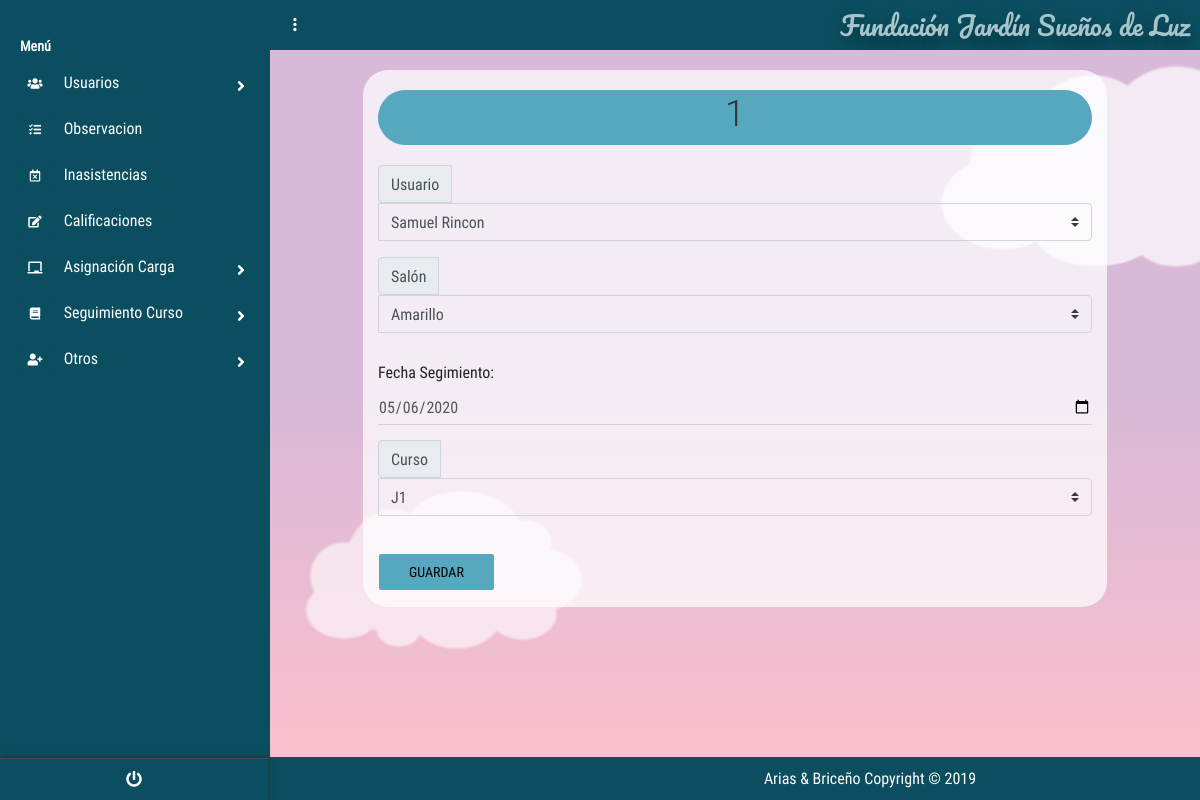
Page /?c=SeguimientoCurso&a=nuevo&id_Seguimiento=1 (signed in) on the committed database.
### tables this page shows
create table SEGUIMIENTOCURSO
(
id_Seguimiento INT PRIMARY KEY auto_increment ,
id_Usuario_FKFKF int ,
id_Curso_FK int ,
fecha_Seguimiento DATE not null,
id_Salon_FK INT 
);

create table Usuario
(
id_Usuario int PRIMARY KEY auto_increment ,
user_Usuario varchar (50) not null,
password_Usuario varchar (8) not null,
nombre_Usuario varchar (50) not null,
apellido_Usuario varchar (50) not null,
tipoDoc_Usuario varchar (50) not null,
doc_Usuario bigint not null,
estado_Usuario varchar (50) not null,
id_tipoUsuario_FK int ,
id_Especialidad_FK int 
);

create table SALON
(
id_Salon INT PRIMARY KEY auto_increment ,
nombre_Salon VARCHAR (50) not null,
ubicacion_Salon VARCHAR (50) not null
);

create table CURSO
(
id_Curso int PRIMARY KEY auto_increment ,
codigo_Curso VARCHAR (50) not null
);

### controllers/SeguimientoCursoController.php (called while the page is built, shortened)
<?php
require_once "./models/SeguimientoCursoModel.php";
class SeguimientoCursoController{
    private $mode;
    public function __CONSTRUCT(){
        $this->mode = new SeguimientoCursoModel();
    }
    public function nuevo(){
        $alm = new SeguimientoCursoModel();
        if(isset($_REQUEST['id_Seguimiento'])){
            $alm = $this->mode->Obtener($_REQUEST['id_Seguimiento']);
        }
        include_once './views/SeguimientoCurso/SeguimientoCurso.php';
    }
}

### models/Conexion.php (called while the page is built)
<?php
class Conexion{
    public static function conectar(){
        $PDO = new PDO("mysql:host=localhost;dbname=dbfundacion;charset=utf8","root","");
        $PDO->setAttribute(PDO::ATTR_ERRMODE,PDO::ERRMODE_EXCEPTION);
        return $PDO;
    }
}
?>

### models/SeguimientoCursoModel.php (called while the page is built, shortened)
<?php
class SeguimientoCursoModel{
    public $CNX;
    public function __construct(){
        try {
            $this->CNX= Conexion::conectar();
        } catch (Exception $e) {
            die($e->getMessage());
        }
    }
    public function Obtener($id_Seguimiento)
	{
		try
		{
            $query= "SELECT id_Seguimiento,
            nombre_Usuario,
            apellido_Usuario,
            id_Usuario_FKFKF,
            id_Salon_FK,
            id_Curso_FK,
            codigo_Curso,
            fecha_Seguimiento,
            nombre_Salon
            from Usuario  inner join seguimientocurso on seguimientocurso.id_Usuario_FKFKF=Usuario.id_Usuario
            inner join Salon on Salon.id_Salon=seguimientocurso.id_Salon_FK
            inner join Curso on Curso.id_Curso=seguimientocurso.id_Curso_FK
             where id_Seguimiento=?";
            $stm = $this->CNX->prepare($query);
			$stm->execute(array($id_Seguimiento));
			return $stm->fetch(PDO::FETCH_OBJ);
		} catch (Exception $e)
		{
			die($e->getMessage());
		}
	}
}

### views/SeguimientoCurso/SeguimientoCurso.php (the view, shortened to what this page needs)
<!DOCTYPE html>
<html lang="es">
    <head>
        <link
            rel='stylesheet'
            href='https://cdnjs.cloudflare.com/ajax/libs/twitter-bootstrap/4.1.1/css/bootstrap.css'>
        <link
            rel='stylesheet'
            href='https://use.fontawesome.com/releases/v5.0.13/css/all.css'>
        <link
            rel="stylesheet"
            href="<?php echo SERVERURL; ?>assets/css/menu_Lateral.css">
        <link rel="stylesheet" href="<?php echo SERVERURL; ?>assets/css/main.css">
    </head>
    <body>
        <?php include "./views/modules/navlateral.php" ?>
        <section class="full-box dashboard-contentPage">
            <?php include "./views/modules/navbar.php" ?>
            <div class="container">
                <form
                    action="?c=SeguimientoCurso&a=guardar_SeguimientoCurso"
                    method="post"
                    class="FormularioAjax"
                    data-form="save"
                    autocomplete="off"
                    enctype="multipart/form-data">
                    <div>
                        <h1 class="page-header tituloa" style="margin-top:20px">
                            <?php echo $alm->id_Seguimiento != null ? $alm->id_Seguimiento : 'Nuevo Seguimiento'; ?>
                        </h1>
                    </div>
                    <div class="input-group mb-3">
                            <div class="input-group-prepend">
                                <label class="input-group-text" for="inputGroupSelect01">Usuario</label>
                            </div>
                            <select class="custom-select selects" id="inputGroupSelect01"
                                style="background-color: #ffffff00;" name="id_Usuario_FKFKF">
                                <option selected value="<?php echo $alm->id_Usuario_FKFKF; ?>">
                                        <?php echo $alm->id_Seguimiento != null
                                        ? ($alm->nombre_Usuario.' '.$alm->apellido_Usuario)
                                        : '--Seleccione el Usuario--'; ?>
                                </option>
                            </select>
                        </div>
                        <div class="input-group mb-3">
                            <div class="input-group-prepend">
                                <label class="input-group-text" for="inputGroupSelect01">Salón</label>
                            </div>
                            <select  class="custom-select selects" id="inputGroupSelect01"
                                style="background-color: #ffffff00;" name="id_Salon_FK">
                                <option selected value="<?php echo $alm->id_Salon_FK; ?>">
                                <?php echo $alm->id_Seguimiento != null ? $alm->nombre_Salon : '--Seleccione el Salón--'; ?>
                            </option>
                            </select>
                        </div>
                                <div class="form-group">
                                        <label id="Label1" runat="server" Text="Label"> Fecha Segimiento:</label>
                                        <input value="<?php echo $alm->fecha_Seguimiento; ?>"
                                                name="fecha_Seguimiento" class="form-control"
                                                type="date" required
                                               title="ingrese la fecha" />
                                </div>
                                <div class="input-group mb-3">
                            <div class="input-group-prepend">
                                <label class="input-group-text" for="inputGroupSelect01">Curso</label>
                            </div>
                            <select  class="custom-select selects" id="inputGroupSelect01"
                                style="background-color: #ffffff00;" name="id_Curso_FK">
                                <option selected value="<?php echo $alm->id_Curso_FK; ?>">
                                <?php echo $alm->id_Seguimiento != null ? $alm->codigo_Curso : '--Seleccione el Curso--'; ?>
                            </option>
                            </select>
                        </div>
                                <div class="form-group" id="botones">
                                        <input type="submit" value="Guardar" id="Crear" class="boton btn btn-info" />
                                </div>
                </form>
            </div>
            <?php include "./views/modules/fondo_Form.php" ?>
        </section>
    </body>
</html>

### assets/css/menu_Lateral.css (style rules this page uses)
body { font-size: 0.9rem; }

### assets/css/main.css (style rules this page uses)
body, html { background-color: #0b4e5f; width: 100%; height: 100%; margin: 0; padding: 0; position: relative; font-size: 16px; font-family: 'RobotoCondensed'; overflow: hidden; }
.full-box { margin: 0; padding: 0; width: 100%; box-sizing: border-box; }
.container { background-color: rgba(255, 255, 255, 0.726); margin-top:20px; border-radius:25px; width:80%; }
.tablas,h1 { margin:20px }
h1 { text-align: center; padding: 5px; margin: 5px; }
.form-control { background-color: #ffffff00; }
form .btn, .botones { background-color: #56a8be; border-color: #56a8be; }
.tituloa { background-color: #56a8be; border-color: #56a8be; border-radius: 1em; }
.form-group .checkbox label, .form-group .radio label, .form-group label { font-size: 16px; line-height: 1.42857143; color: #212020; font-weight: 400; }
.dashboard-sideBar, .dashboard-contentPage { position: absolute; top: 0; height: 100%; transition: all .3s ease-in-out; }
.dashboard-contentPage { right: 0; z-index: 1; padding-left: 270px; }
.btn:not(.btn-raised).btn-info, .input-group-btn .btn:not(.btn-raised).btn-info { color: #000000; }
.input-group > .form-control, .input-group > .custom-select, .input-group > .custom-file { position: relative; -ms-flex: 1 1 auto; flex: 1 1 auto; width: 100%; }

### views/modules/fondo_Form.php (style rules this page uses)
html { box-sizing: border-box; }
*, *:before, *:after { box-sizing: inherit; }
body { margin: 0; background: linear-gradient(#d8b9d7 50%, #ffc0cb); min-height: 100vh; display: flex; justify-content: center; align-items: center; overflow: hidden; position: relative; }

### rows in the picture
seguimientocurso: id_Seguimiento "1", id_Usuario_FKFKF "Samuel Rincon", id_Salon_FK "Amarillo", fecha_Seguimiento "05/06/2020", id_Curso_FK "J1"

### other values in the picture
NOMBREPROYECTO "Fundación Jardín Sueños de Luz"
